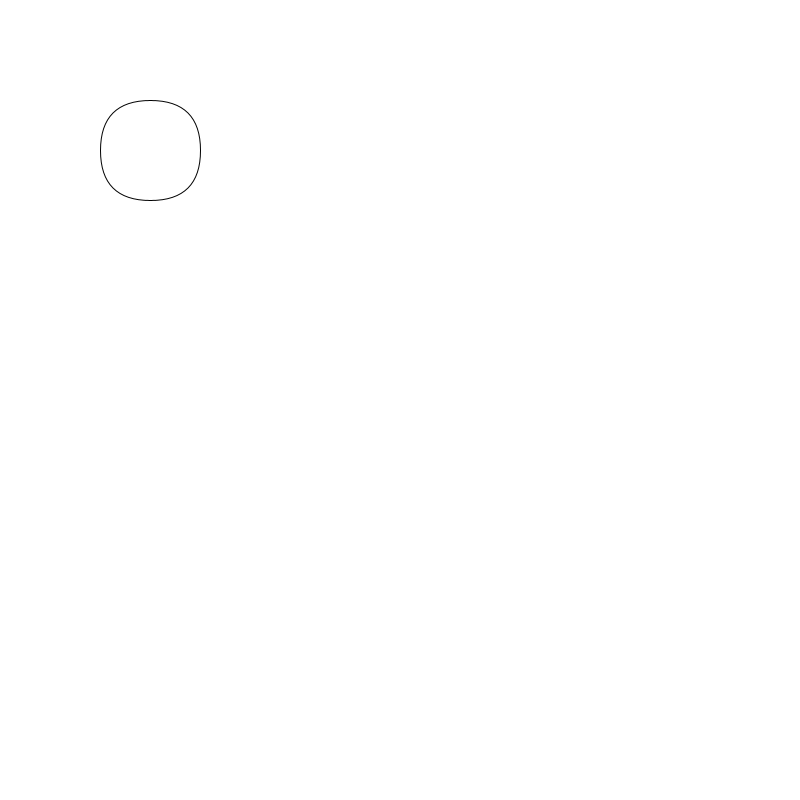
Frame 1 (no input)
Frame 60 (the mouse pressed at the canvas centre just before this capture): identical to frame 1, image omitted
Frame 120 (the mouse held since frame 60 and released just before this capture): identical to frame 1, image omitted

The Processing sketch that drew this single still picture (run headless with seeded random() and noise(); from frame 60 on, the mouse is pressed at the canvas centre):

// Processing sketch: H12_6
// ── H12_6.pde
int a = 100;
int b = 100;
int c = 100;
int d = 100;
int e = 200;

void setup(){
  size(800,800);
  background(255,255,255);
}

void keyPressed(){
  if (keyCode == 37){
    a -= 10;
  
  }else if (keyCode == 38){
    b -= 10;
    
  }else if (keyCode == 39){
    a += 10;
   
  }else if (keyCode == 40){
    b += 10;
   
  }
}

void draw(){
  background(255,255,255);
 rect(a,b,c,d,e);
}
